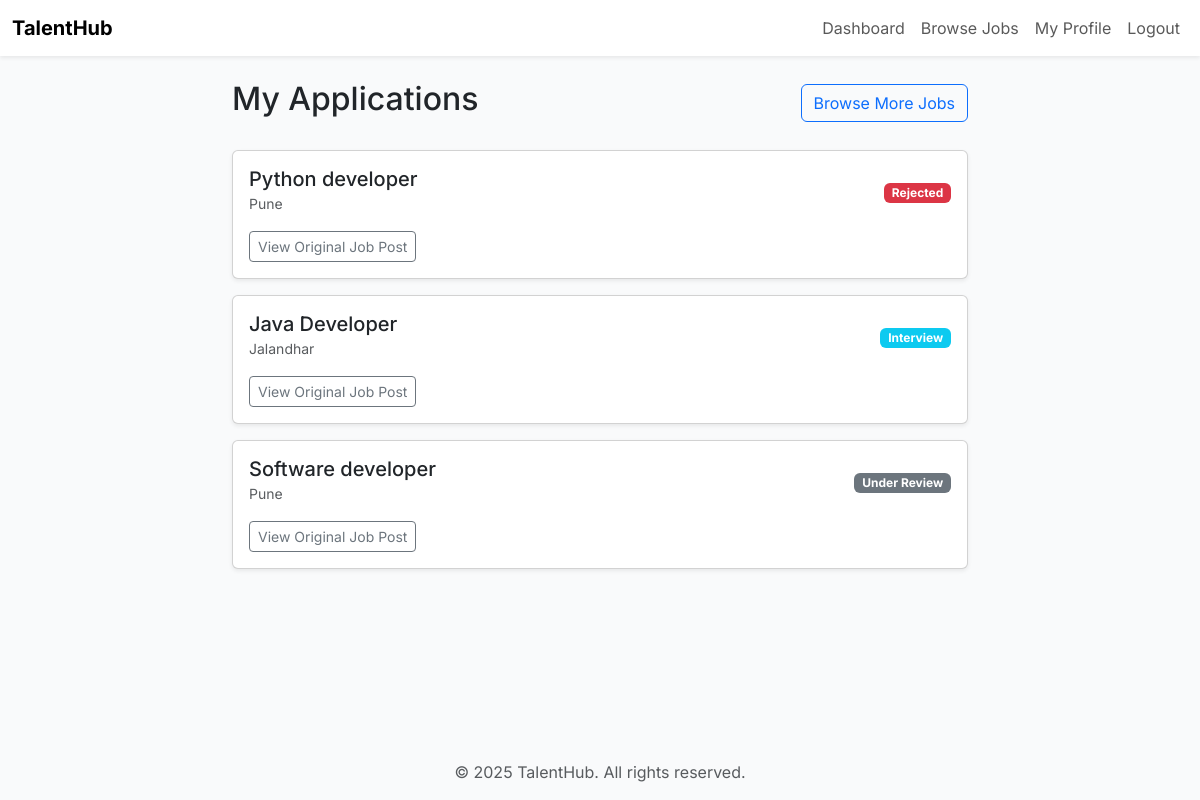
The app's page / (signed in) with its own data.
### applications/models.py (models this page shows, shortened)
class Application(models.Model):
    STATUS_CHOICES = [
        ('Applied', 'Applied'),
        ('Under Review', 'Under Review'),
        ('Interview', 'Interview'),
        ('Hired', 'Hired'),
        ('Rejected', 'Rejected'),
    ]
    job = models.ForeignKey(JobListing, on_delete=models.CASCADE, related_name='applications')
    candidate = models.ForeignKey(
        settings.AUTH_USER_MODEL,
        on_delete=models.CASCADE,
        related_name='applications',
        limit_choices_to={'role': 'CANDIDATE'}
    )
    status = models.CharField(max_length=20, choices=STATUS_CHOICES, default='Applied')
    applied_at = models.DateTimeField(auto_now_add=True)
    class Meta:
        unique_together = ('job', 'candidate')

### jobs/models.py (models this page shows, shortened)
class JobListing(models.Model):
    title = models.CharField(max_length=255)
    description = models.TextField()
    requirements = models.TextField()
    location = models.CharField(max_length=100)
    is_active = models.BooleanField(default=True)
    posted_by = models.ForeignKey(
        settings.AUTH_USER_MODEL,
        on_delete=models.CASCADE,
        limit_choices_to={'role': 'RECRUITER'} # Ensures only recruiters can post
    )
    created_at = models.DateTimeField(auto_now_add=True)

### applications/views.py (the view)
# urls.py: path('', views.dashboard, name='dashboard'), # The homepage will be the dashboard
@login_required
def dashboard(request):
    context = {}
    if request.user.role == 'CANDIDATE':
        applications = Application.objects.filter(candidate=request.user).order_by('-applied_at')
        context['applications'] = applications
    elif request.user.role == 'RECRUITER':
        jobs_posted = JobListing.objects.filter(posted_by=request.user).order_by('-created_at')
        context['jobs_posted'] = jobs_posted
        context['status_choices'] = Application.STATUS_CHOICES
    return render(request, 'applications/dashboard.html', context)

### applications/templates/applications/dashboard.html (shortened to what this page needs)
{% extends "base.html" %}
{% block content %}
  {% if user.role == 'CANDIDATE' %}
    <div class="row justify-content-center">
      <div class="col-lg-10 col-xl-8">
        <div class="d-flex justify-content-between align-items-center mb-4">
          <h2>My Applications</h2>
          <a href="{% url 'job_list' %}" class="btn btn-outline-primary">Browse More Jobs</a>
        </div>
        {% for app in applications %}
          <div class="card shadow-sm mb-3">
            <div class="card-body">
              <div class="d-flex justify-content-between align-items-center">
                <div>
                  <h5 class="card-title mb-0">{{ app.job.title }}</h5>
                  <small class="text-muted">{{ app.job.location }}</small>
                </div>
                <div>
                  <span class="badge
                    {% if app.status == 'Hired' %} bg-success
                    {% elif app.status == 'Rejected' %} bg-danger
                    {% elif app.status == 'Interview' %} bg-info
                    {% else %} bg-secondary
                    {% endif %}
                  ">{{ app.status }}</span>
                </div>
              </div>
              <a href="{% url 'job_detail' app.job.id %}" class="btn btn-sm btn-outline-secondary mt-3">View Original Job Post</a>
            </div>
          </div>
        {% empty %}
          <div class="alert alert-info" role="alert">
            You have not applied to any jobs yet. <a href="{% url 'job_list' %}" class="alert-link">Browse jobs</a>.
          </div>
        {% endfor %}
      </div> </div> {% endif %}
{% endblock %}

### templates/base.html (shortened to what this page needs)
{% load static %}
<!doctype html>
<html lang="en">
<head>
  <link href="https://cdn.jsdelivr.net/npm/bootstrap@5.3.2/dist/css/bootstrap.min.css" rel="stylesheet">
</head>
<body class="d-flex flex-column min-vh-100">
  <nav class="navbar navbar-expand-lg navbar-light bg-white shadow-sm">
    <div class="container-fluid">
      <a class="navbar-brand" href="{% url 'dashboard' %}">TalentHub</a>
      <div class="collapse navbar-collapse" id="navbarNav">
        <ul class="navbar-nav ms-auto">
          {% if user.is_authenticated %}
            <li class="nav-item">
              <a class="nav-link" href="{% url 'dashboard' %}">Dashboard</a>
            </li>
            <li class="nav-item">
              <a class="nav-link" href="{% url 'job_list' %}">Browse Jobs</a>
            </li>
            {% if user.role == 'CANDIDATE' %}
              <li class="nav-item">
                <a class="nav-link" href="{% url 'profile_update' %}">My Profile</a>
              </li>
            {% elif user.role == 'RECRUITER' %}
              <li class="nav-item">
                <a class="nav-link" href="{% url 'job_create' %}">Post Job</a>
              </li>
            {% endif %}
            <li class="nav-item">
              <form method="post" action="{% url 'logout' %}">
                <button type="submit" class="nav-link btn btn-link" style="padding-top: 0.5rem; padding-bottom: 0.5rem;">
                  Logout
                </button>
              </form>
            </li>
          {% endif %}
        </ul>
      </div>
    </div>
  </nav>
  <main class="container my-4 flex-grow-1">
    {% block content %}
    {% endblock %}
  </main>
  <footer class="container text-center text-muted mt-auto py-3">
    &copy; {% now "Y" %} TalentHub. All rights reserved.
  </footer>
</body>
</html>

### templates/base.html (style rules this page uses)
:root { --bs-primary: #6366F1; --bs-primary-rgb: 99, 102, 241; --bs-link-color: #6366F1; --bs-link-hover-color: #4338CA; }
body { font-family: 'Inter', sans-serif; background-color: #F9FAFB; }
.card { transition: all 0.2s ease-in-out; }
.navbar-brand { font-weight: 700; }

### records on screen
Application: job "Python developer", job.location "Pune", status "Rejected"
Application: job "Java Developer", job.location "Jalandhar", status "Interview"
Application: job "Software developer", job.location "Pune", status "Under Review"
